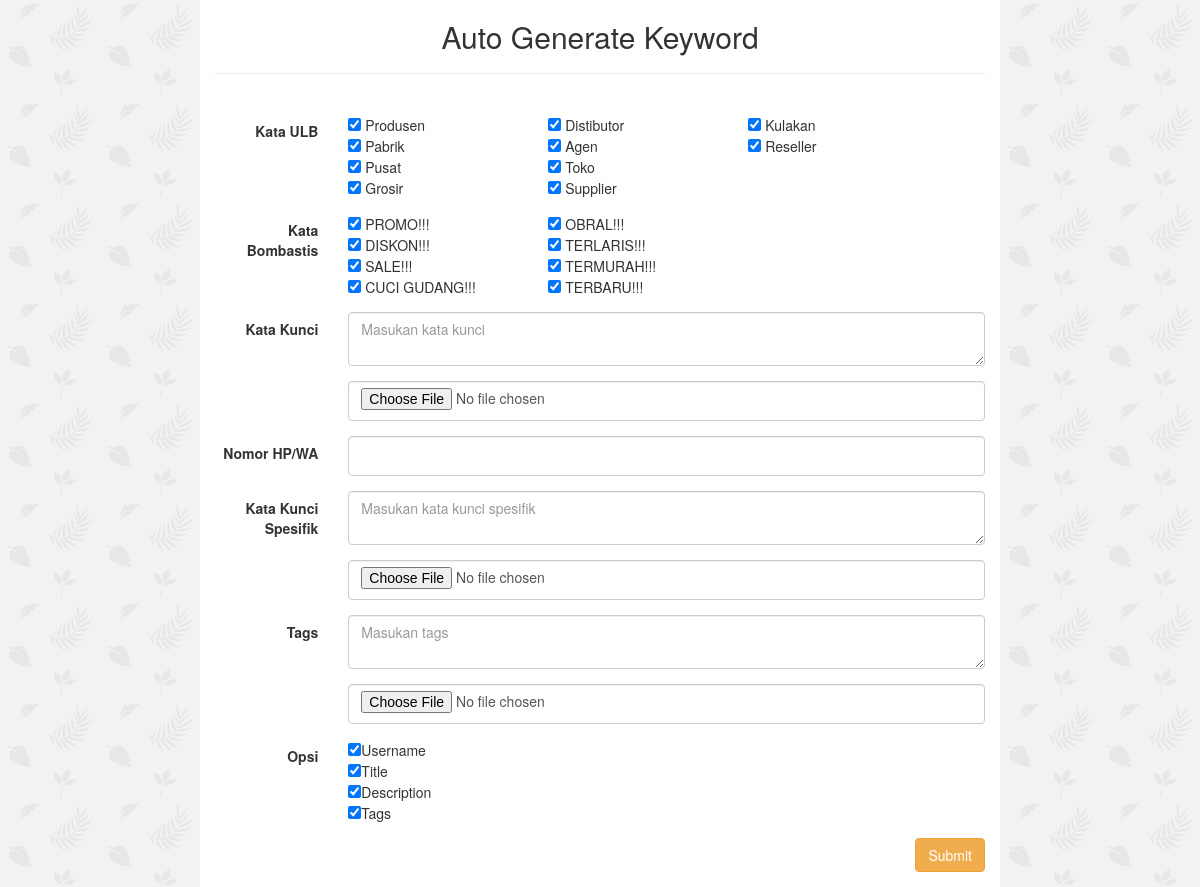
The page / on the database its author committed.
### tables this page shows
CREATE TABLE `kkulb` (
  `id_kkulb` int(11) NOT NULL,
  `ulb` varchar(255) NOT NULL
);

CREATE TABLE `kata_bombastis` (
  `id_bombastis` int(11) NOT NULL,
  `kata_bombastis` varchar(255) NOT NULL
);

### halaman/halaman_home.php (the view, shortened to what this page needs)
<?php
$query_kkulb  = $link->query("SELECT * FROM kkulb ORDER BY id_kkulb asc LIMIT 4");
$query_kkulb1 = $link->query("SELECT * FROM kkulb ORDER BY id_kkulb asc LIMIT 4,4");
$query_kkulb2 = $link->query("SELECT * FROM kkulb ORDER BY id_kkulb asc LIMIT 8,4");
$query_bombas  = $link->query("SELECT * FROM kata_bombastis ORDER BY id_bombastis asc LIMIT 4");
$query_bombas1 = $link->query("SELECT * FROM kata_bombastis ORDER BY id_bombastis asc LIMIT 4,4");
?>
<div class="container" style="width:800px; background-color: #fff;">
  <div class="x_panel">
    <div class="x_title text-center">
      <h2>Auto Generate Keyword</h2>
      <hr>
    </div>
    <div class="x_content" style="margin-top : 20px">
      <form class="form-horizontal form-label-left" action="?x=kata_kunci" enctype="multipart/form-data" method="post">
        <div class="form-group">
          <label class="control-label col-md-2 col-sm-2 col-xs-12">Kata ULB</label>
          <div class="col-md-3 col-sm-6">
            <?php
            while ($row = $query_kkulb->fetch_assoc()) {
            ?>
            <div>
              <input type="checkbox" name="kata_ulb[]" value="<?php echo $row["ulb"];?>" checked="">
              <?php echo $row["ulb"];?>
            </div>
            <?php
            }
            ?>
          </div>
          <div class="col-md-3 col-sm-6">
            <?php
            while ($row = $query_kkulb1->fetch_assoc()) {
            ?>
            <div>
              <input type="checkbox" name="kata_ulb[]" value="<?php echo $row["ulb"];?>" checked="">
              <?php echo $row["ulb"];?>
            </div>
            <?php
            }
            ?>
          </div>
          <div class="col-md-4 col-sm-6">
            <?php
            while ($row = $query_kkulb2->fetch_assoc()) {
            ?>
            <div>
              <input type="checkbox" name="kata_ulb[]" value="<?php echo $row["ulb"];?>" checked="">
              <?php echo $row["ulb"];?>
            </div>
            <?php
            }
            ?>
          </div>
        </div>
        <div class="form-group">
          <label class="control-label col-md-2 col-sm-2 col-xs-12">Kata Bombastis</label>
          <div class="col-md-3 col-sm-6">
            <?php
            while ($row = $query_bombas->fetch_assoc()) {
            ?>
            <div>
              <input type="checkbox" name="kata_bombas[]" value="<?php echo $row["kata_bombastis"];?>" checked="">
              <?php echo $row["kata_bombastis"];?>
            </div>
            <?php
            }
            ?>
          </div>
          <div class="col-md-3 col-sm-6">
            <?php
            while ($row = $query_bombas1->fetch_assoc()) {
            ?>
            <div>
              <input type="checkbox" name="kata_bombas[]" value="<?php echo $row["kata_bombastis"];?>" checked="">
              <?php echo $row["kata_bombastis"];?>
            </div>
            <?php
            }
            ?>
          </div>
        </div>
        <div class="form-group">
          <label class="control-label col-md-2 col-sm-2 col-xs-12">Kata Kunci</label>
          <div class="col-md-10 col-sm-6 col-xs-12">
            <textarea name="katakunci1" placeholder="Masukan kata kunci" class="form-control col-md-7 col-xs-12"></textarea>
          </div>
        </div>
        <div class="form-group">
          <label class="control-label col-md-2 col-sm-2 col-xs-12"></label>
          <div class="col-md-10 col-sm-6 col-xs-12">
            <input type="file" accept=".csv, .txt" class="form-control col-md-7 col-xs-12" name="katakunci2" value="">
          </div>
        </div>
        <div class="form-group">
          <label class="control-label col-md-2 col-sm-2 col-xs-12">Nomor HP/WA</label>
          <div class="col-md-10 col-sm-6 col-xs-12">
            <input type="text" class="form-control col-md-7 col-xs-12" name="nomor">
          </div>
        </div>
        <div class="form-group">
          <label class="control-label col-md-2 col-sm-2 col-xs-12">Kata Kunci Spesifik</label>
          <div class="col-md-10 col-sm-6 col-xs-12">
            <textarea name="kataspesifik1" placeholder="Masukan kata kunci spesifik" class="form-control col-md-7 col-xs-12"></textarea>
          </div>
        </div>
        <div class="form-group">
          <label class="control-label col-md-2 col-sm-2 col-xs-12"></label>
          <div class="col-md-10 col-sm-6">
            <input type="file" accept=".csv, .txt" class="form-control col-md-7 col-xs-12" name="kataspesifik2" value="">
          </div>
        </div>
        <div class="form-group">
          <label class="control-label col-md-2 col-sm-2 col-xs-12">Tags</label>
          <div class="col-md-10 col-sm-6 col-xs-12">
            <textarea name="tags1" placeholder="Masukan tags" class="form-control col-md-7 col-xs-12"></textarea>
          </div>
        </div>
        <div class="form-group">
          <label class="control-label col-md-2 col-sm-2 col-xs-12"></label>
          <div class="col-md-10 col-sm-6">
            <input type="file" accept=".csv, .txt" class="form-control col-md-7 col-xs-12" name="tags2" value="">
          </div>
        </div>
        <div class="form-group">
          <label class="control-label col-md-2 col-sm-2 col-xs-12">Opsi</label>
          <div class="col-md-10 col-sm-6">
            <input type="checkbox" name="username" value="1" checked="">Username<br>
            <input type="checkbox" name="title" value="1" checked="">Title<br>
            <input type="checkbox" name="desc" value="1" checked="">Description<br>
            <input type="checkbox" name="tag" value="1" checked="">Tags<br>
          </div>
        </div>
        <div class="form-group">
          <div class="col-md-9 col-sm-9 col-xs-12 col-md-offset-3">
            <button type="submit" class="btn btn-warning" name="submit" value="Submit" style="float:right">Submit</button>
          </div>
        </div>
      </form>
    </div>
  </div>
</div>

### index.php (shortened to what this page needs)
<?php
$page	= @$_GET["p"] ? "./halaman/halaman_".@$_GET["p"].".php" : "./halaman/halaman_home.php";
$proc	= "./proses/proses_".@$_GET["x"].".php";
if(file_exists($page) && empty(@$_GET["x"])){
	include './halaman/header.php';
	include $page;
	include './halaman/footer.php';
} elseif (!empty(@$_GET["x"])){
	if(file_exists($proc)) include $proc;
	else echo "Error 404";
} else echo "Error 404";
?>

### halaman/header.php (shortened to what this page needs)
<!DOCTYPE html>
<html lang="en">
  <head>
    <link href="admin_assets/css/bootstrap.min.css" rel="stylesheet">
    <link href="admin_assets/font-awesome/css/font-awesome.min.css" rel="stylesheet">
  </head>
<body>

### halaman/footer.php (shortened to what this page needs)
</body>
</html>

### halaman/header.php (style rules this page uses)
.form-control { height: 40px; }

### rows shown on the page
kkulb: ulb "Produsen"
kkulb: ulb "Pabrik"
kkulb: ulb "Pusat"
kkulb: ulb "Grosir"
kkulb: ulb "Distibutor"
kkulb: ulb "Agen"
kkulb: ulb "Toko"
kkulb: ulb "Supplier"
kkulb: ulb "Kulakan"
kkulb: ulb "Reseller"
kata_bombastis: kata_bombastis "PROMO!!!"
kata_bombastis: kata_bombastis "DISKON!!!"
kata_bombastis: kata_bombastis "SALE!!!"
kata_bombastis: kata_bombastis "CUCI GUDANG!!!"
kata_bombastis: kata_bombastis "OBRAL!!!"
kata_bombastis: kata_bombastis "TERLARIS!!!"
kata_bombastis: kata_bombastis "TERMURAH!!!"
kata_bombastis: kata_bombastis "TERBARU!!!"
